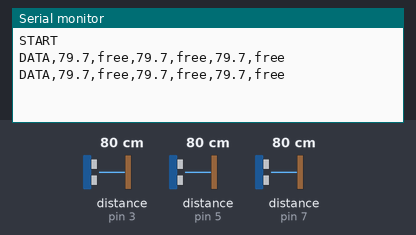
Recording of a sketch running on a simulated Arduino Uno, built with avr-gcc and run on an emulated ATmega328P. Shown: the last lines printed to the serial monitor. Wiring (inferred from the names in the program): 3 × ultrasonic range finder: trigger pin 2, echo pin 3 / trigger pin 4, echo pin 5 / trigger pin 6, echo pin 7. The inputs (shaded band) are chosen by the test bench; at power-on: distance to the obstacle (sensors on pin 3, pin 5, pin 7) 80 cm. The echo pulse lasts 58.3 µs per cm.

Above: at 2.2 s.
2.3 s: distance to the obstacle (sensor on pin 3) set to 2 cm
At 4.6 s:
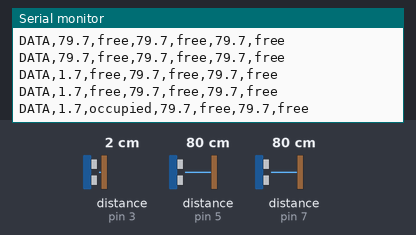
5.3 s: distance to the obstacle (sensor on pin 5) set to 2 cm
At 7.3 s:
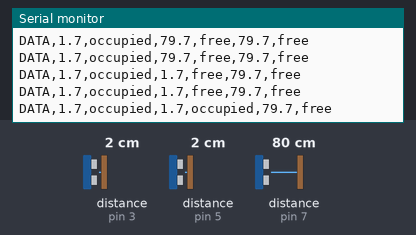
8.3 s: distance to the obstacle (sensor on pin 7) set to 2 cm
At 9.9 s:
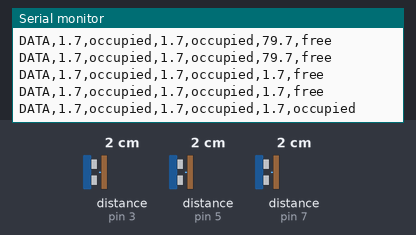
11.3 s: distance to the obstacle (sensor on pin 3) set to 35 cm
At 13.6 s:
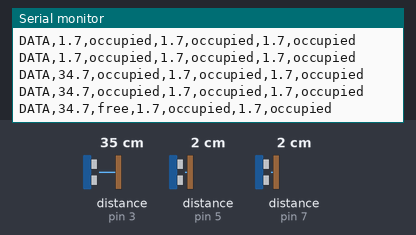
14.3 s: distance to the obstacle (sensor on pin 5) set to 35 cm
At 16.2 s:
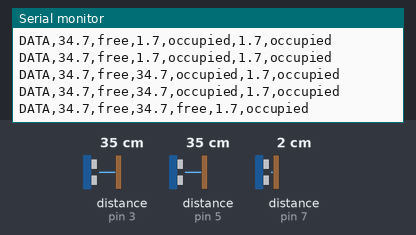
17.3 s: distance to the obstacle (sensor on pin 3) set to 4 cm
At 19.4 s:
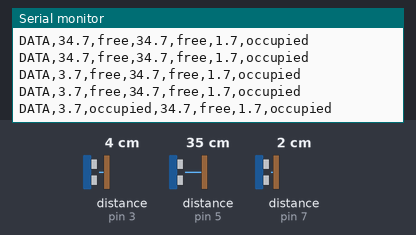

The sketch:

parkingsenzors.ino
```cpp
const byte SENSOR_COUNT = 3;

const byte TRIG_PINS[SENSOR_COUNT] = {2, 4, 6};
const byte ECHO_PINS[SENSOR_COUNT] = {3, 5, 7};

const float OCCUPIED_BELOW_CM[SENSOR_COUNT] = {15, 15, 15};
const float FREE_ABOVE_CM[SENSOR_COUNT]     = {25.0, 25.0, 25.0};

const byte REQUIRED_CONFIRMATIONS = 3;

struct SensorState {
  float lastCm;
  bool initialized;
  bool stableOccupied;
  bool candidateOccupied;
  byte candidateCount;
};

SensorState sensorStates[SENSOR_COUNT];

float readDistanceCm(byte trigPin, byte echoPin) {
  digitalWrite(trigPin, LOW);
  delayMicroseconds(2);

  digitalWrite(trigPin, HIGH);
  delayMicroseconds(10);
  digitalWrite(trigPin, LOW);

  unsigned long duration = pulseIn(echoPin, HIGH, 25000UL);

  if (duration == 0) {
    return -1.0;
  }

  return (duration * 0.0343f) / 2.0f;
}

void sort3(float &a, float &b, float &c) {
  if (a > b) { float t = a; a = b; b = t; }
  if (b > c) { float t = b; b = c; c = t; }
  if (a > b) { float t = a; a = b; b = t; }
}

float readFilteredDistanceCm(byte sensorIndex) {
  float values[3];
  byte validCount = 0;

  for (byte i = 0; i < 3; i++) {
    float cm = readDistanceCm(TRIG_PINS[sensorIndex], ECHO_PINS[sensorIndex]);

    if (cm > 0) {
      values[validCount++] = cm;
    }

    delay(35);
  }

  if (validCount == 0) return -1.0;
  if (validCount == 1) return values[0];
  if (validCount == 2) return (values[0] + values[1]) / 2.0f;

  float a = values[0];
  float b = values[1];
  float c = values[2];
  sort3(a, b, c);
  return b;
}

bool classifyWithHysteresis(byte i, float cm) {
  if (!sensorStates[i].initialized) {
    return cm <= OCCUPIED_BELOW_CM[i];
  }

  if (sensorStates[i].stableOccupied) {
    if (cm >= FREE_ABOVE_CM[i]) return false;
    return true;
  } else {
    if (cm <= OCCUPIED_BELOW_CM[i]) return true;
    return false;
  }
}

void updateDebouncedState(byte i, float cm) {
  sensorStates[i].lastCm = cm;

  if (cm < 0) {
    bool rawOccupied = false;

    if (!sensorStates[i].initialized) {
      sensorStates[i].initialized = true;
      sensorStates[i].stableOccupied = rawOccupied;
      sensorStates[i].candidateOccupied = rawOccupied;
      sensorStates[i].candidateCount = 0;
      return;
    }

    if (rawOccupied == sensorStates[i].stableOccupied) {
      sensorStates[i].candidateOccupied = rawOccupied;
      sensorStates[i].candidateCount = 0;
      return;
    }

    if (rawOccupied != sensorStates[i].candidateOccupied) {
      sensorStates[i].candidateOccupied = rawOccupied;
      sensorStates[i].candidateCount = 1;
      return;
    }

    sensorStates[i].candidateCount++;

    if (sensorStates[i].candidateCount >= REQUIRED_CONFIRMATIONS) {
      sensorStates[i].stableOccupied = rawOccupied;
      sensorStates[i].candidateCount = 0;
    }
    return;
  }

  bool rawOccupied = classifyWithHysteresis(i, cm);

  if (!sensorStates[i].initialized) {
    sensorStates[i].initialized = true;
    sensorStates[i].stableOccupied = rawOccupied;
    sensorStates[i].candidateOccupied = rawOccupied;
    sensorStates[i].candidateCount = 0;
    return;
  }

  if (rawOccupied == sensorStates[i].stableOccupied) {
    sensorStates[i].candidateOccupied = rawOccupied;
    sensorStates[i].candidateCount = 0;
    return;
  }

  if (rawOccupied != sensorStates[i].candidateOccupied) {
    sensorStates[i].candidateOccupied = rawOccupied;
    sensorStates[i].candidateCount = 1;
    return;
  }

  sensorStates[i].candidateCount++;

  if (sensorStates[i].candidateCount >= REQUIRED_CONFIRMATIONS) {
    sensorStates[i].stableOccupied = rawOccupied;
    sensorStates[i].candidateCount = 0;
  }
}

void printCsvLine() {
  Serial.print("DATA");

  for (byte i = 0; i < SENSOR_COUNT; i++) {
    Serial.print(",");

    if (sensorStates[i].lastCm < 0) {
      Serial.print("NO_ECHO");
    } else {
      Serial.print(sensorStates[i].lastCm, 1);
    }

    Serial.print(",");
    Serial.print(sensorStates[i].stableOccupied ? "occupied" : "free");
  }

  Serial.println();
}

void setup() {
  Serial.begin(115200);

  for (byte i = 0; i < SENSOR_COUNT; i++) {
    pinMode(TRIG_PINS[i], OUTPUT);
    pinMode(ECHO_PINS[i], INPUT);
    digitalWrite(TRIG_PINS[i], LOW);

    sensorStates[i].lastCm = -1.0;
    sensorStates[i].initialized = false;
    sensorStates[i].stableOccupied = false;
    sensorStates[i].candidateOccupied = false;
    sensorStates[i].candidateCount = 0;
  }

  delay(1000);
  Serial.println("START");
}

void loop() {
  for (byte i = 0; i < SENSOR_COUNT; i++) {
    float cm = readFilteredDistanceCm(i);
    updateDebouncedState(i, cm);
  }

  printCsvLine();
  delay(200);
}
```

Measured:
- after the input at 2.3 s, the serial monitor: prints a new line after 0.74 s (image 1)
- after the input at 5.3 s, the serial monitor: prints a new line after 0.47 s (image 2)
- after the input at 8.3 s, the serial monitor: prints a new line after 0.13 s (image 3)
- after the input at 11.3 s, the serial monitor: prints a new line after 0.79 s (image 4)
- after the input at 14.3 s, the serial monitor: prints a new line after 0.44 s (image 5)
- after the input at 17.3 s, the serial monitor: prints a new line after 0.63 s (image 6)
